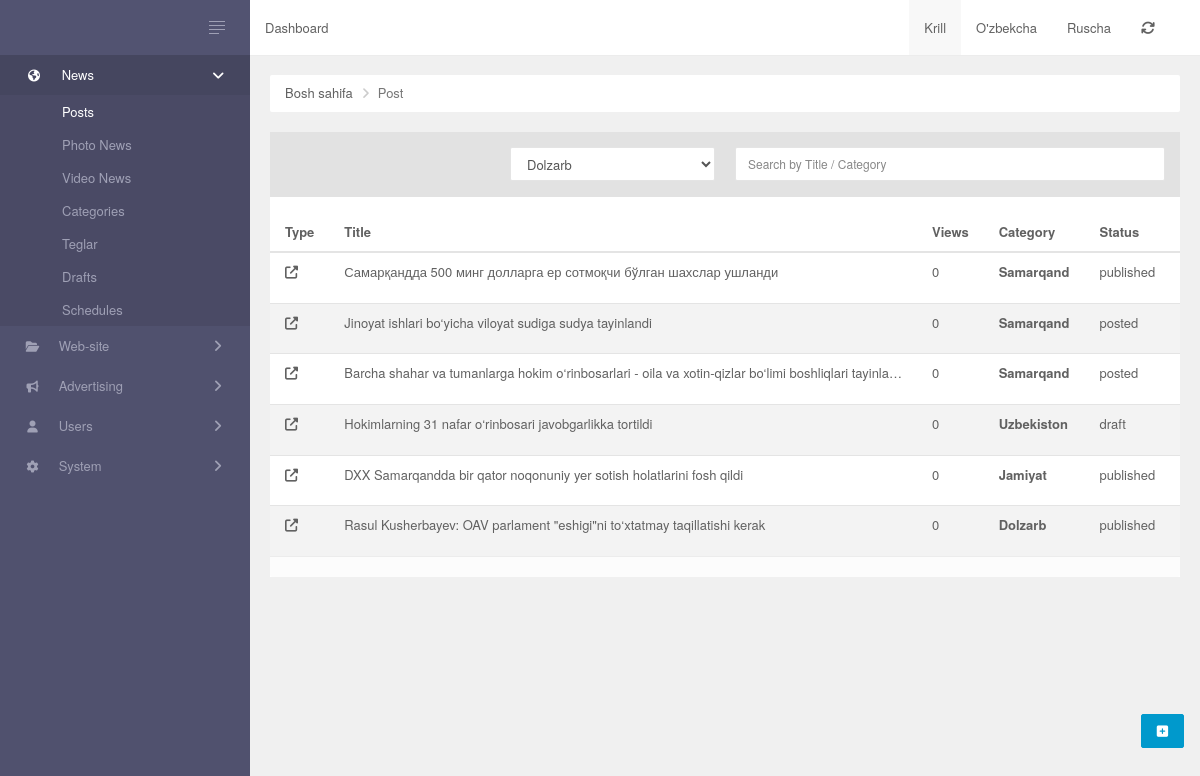
The page / on the database its author committed.
### Admin/models/post.py (models this page shows, shortened)
class Post(models.Model):
    name = models.CharField(max_length = 200)
    slug = models.SlugField(unique=True, max_length=100)
    img = models.ImageField(upload_to='image/', default=True)
    short_info = models.CharField(max_length = 150)
    description = QuillField()
    category = models.ForeignKey('Category', on_delete = models.CASCADE)
    tags = TaggableManager()
    created_at = models.DateTimeField(auto_now_add = True)
    updated_at = models.DateTimeField(auto_now = True)
    STATUS = Choices('draft', 'published', 'disabled', 'posted')
    status = StatusField()
    views = models.PositiveBigIntegerField(default = 0)
    author = models.ForeignKey('MyUser', on_delete = models.CASCADE)
    is_main = models.BooleanField(default = False)

### Admin/models/category.py (models this page shows)
class Category(MPTTModel):
    name = models.CharField(max_length = 200)
    slug = models.SlugField(unique=True)
    description = models.TextField()
    is_hidden = models.BooleanField()
    is_home = models.BooleanField()
    creted_at = models.DateTimeField(auto_now_add = True)
    parent = TreeForeignKey('self', on_delete=models.CASCADE, null=True, blank=True, related_name='children')
    class MPTTMeta:
        order_insertion_by = ['name']
    def __str__(self):
        return self.name

### Admin/views.py (the view)
# urls.py: path('', index, name ='home'),
def index(request):
    news = Post.objects.all()
    category = Category.objects.all()
    return render(request,'index.html',{'news':news,'categories':category})

### Admin/templates/index.html (shortened to what this page needs)
{% extends 'base.html' %}
{% load static %}
{% block content %}
        <div class="main-panel">
            {% include 'inc/header.html' %}
            <div class="main-content">
                <ul class="breadcrumb ">
                    <li><a href="{% url 'home' %}">Bosh sahifa</a></li>
                    <li class="active">Post</li>
                </ul>
                <div class="button-panel">
                    <a class="btn btn-fab btn-raised btn-primary" href="{% url 'createpost' %}" title="Yangi post qo'shish"><i class="fa-solid fa-square-plus"></i></a>
                </div>
                <div id="post-grid" data-pjax-container="">
                    <div class="panel panel-default data-grid">
                        <div class="panel-heading">
                            <div class="row" id="data-grid-filters">
                                <form id="w0" action="{% url 'news_search' %}" method="post">
                                    <div class="col col-md-3  col-md-offset-3">
                                        <div class="form-group field-post-_domain">
                                            <select class="form-control">
                                                {% for i in categories %}
                                                <option value="{{i.name}}">{{i.name}}</option>
                                                {% endfor %}
                                            </select>
                                        </div>
                                    </div>
                                    <div class="col col-md-6 col-md-6">
                                        <div class="form-group field-post-search">
                                            <input type="text" id="post-search" class="form-control" name="query" placeholder="Search by Title / Category">
                                        </div>
                                    </div>
                                </form>
                            </div>
                        </div>
                        <div id="data-grid" class="table-responsive scroll">
                            <table class="table table-striped table-hover">
                                <thead>
                                    <tr>
                                        <th><a href="" data-sort="type">Type</a></th>
                                        <th><a href="" data-sort="title">Title</a></th>
                                        <th><a href="" data-sort="views">Views</a></th>
                                        <th><a href="/post/index?sort=views" data-sort="views">Category</a></th>
                                        <th><a href="/post/index?sort=status" data-sort="status">Status</a></th>
                                        <th><a class="desc" href="/post/index?sort=published_on" data-sort="published_on">Published On</a></th>
                                    </tr>
                                </thead>
                                <tbody>
                                    {% for i in news %}
                                    <tr class="  " data-key="620ddae1f2750876ef694475">
                                        <td><a href="#" data-pjax="0" target="_blank"><i class="fa fa-external-link"></i></a></td>
                                        <td><a href="{% url 'updatepost' i.slug %}" data-pjax="0">{{i.name|truncatechars:100}}</a></td>
                                        <td>{{i.views}}</td>
                                        <th><a href="" data-sort="views">{{i.category}}</a></th>
                                        <td>{{i.status}}</td>
                                        <td>{{i.created_at|date}}</td>
                                    </tr>
                                    {% endfor %}
                                </tbody>
                            </table>
                            <div class='panel-footer'>
                            </div>
                        </div>
                    </div>
                </div>
            </div>
        </div>
{% endblock %}

### static/css/style.css (style rules this page uses)
.button-panel { bottom: 52px; position: fixed; right: 16px; z-index: 10000; }
.main-panel { transition: margin 0.33s cubic-bezier(0.685, 0.0473, 0.346, 1) 0s; }
.form-group { position: relative; }
.panel-heading .form-group { margin: 0px; }

### templates/base.html (style rules this page uses)
.scroll { overflow: auto; white-space: nowrap; }

### rows shown on the page
Post: name "Самарқандда 500 минг долларга ер сотмоқчи бўлган шахслар ушланди", views "0", category "Samarqand", status "published"
Post: name "Jinoyat ishlari bo‘yicha viloyat sudiga sudya tayinlandi", views "0", category "Samarqand", status "posted"
Post: name "Barcha shahar va tumanlarga hokim o‘rinbosarlari - oila va xotin-qizlar bo‘limi boshliqlari tayinla…", views "0", category "Samarqand", status "posted"
Post: name "Hokimlarning 31 nafar o‘rinbosari javobgarlikka tortildi", views "0", category "Uzbekiston", status "draft"
Post: name "DXX Samarqandda bir qator noqonuniy yer sotish holatlarini fosh qildi", views "0", category "Jamiyat", status "published"
Post: name "Rasul Kusherbayev: OAV parlament \"eshigi\"ni to‘xtatmay taqillatishi kerak", views "0", category "Dolzarb", status "published"

### other values the page prints
form field value "Dolzarb"
